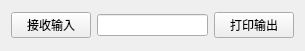
<?xml version="1.0" encoding="UTF-8"?>
<ui version="4.0">
 <class>Widget</class>
 <widget class="QWidget" name="Widget">
  <property name="geometry">
   <rect>
    <x>0</x>
    <y>0</y>
    <width>305</width>
    <height>51</height>
   </rect>
  </property>
  <property name="windowTitle">
   <string>Widget</string>
  </property>
  <layout class="QHBoxLayout" name="horizontalLayout">
   <item>
    <widget class="QPushButton" name="btnIn">
     <property name="text">
      <string>接收输入</string>
     </property>
    </widget>
   </item>
   <item>
    <widget class="QLineEdit" name="lineEditMsg"/>
   </item>
   <item>
    <widget class="QPushButton" name="btnOut">
     <property name="text">
      <string>打印输出</string>
     </property>
    </widget>
   </item>
  </layout>
 </widget>
 <resources/>
 <connections/>
</ui>
